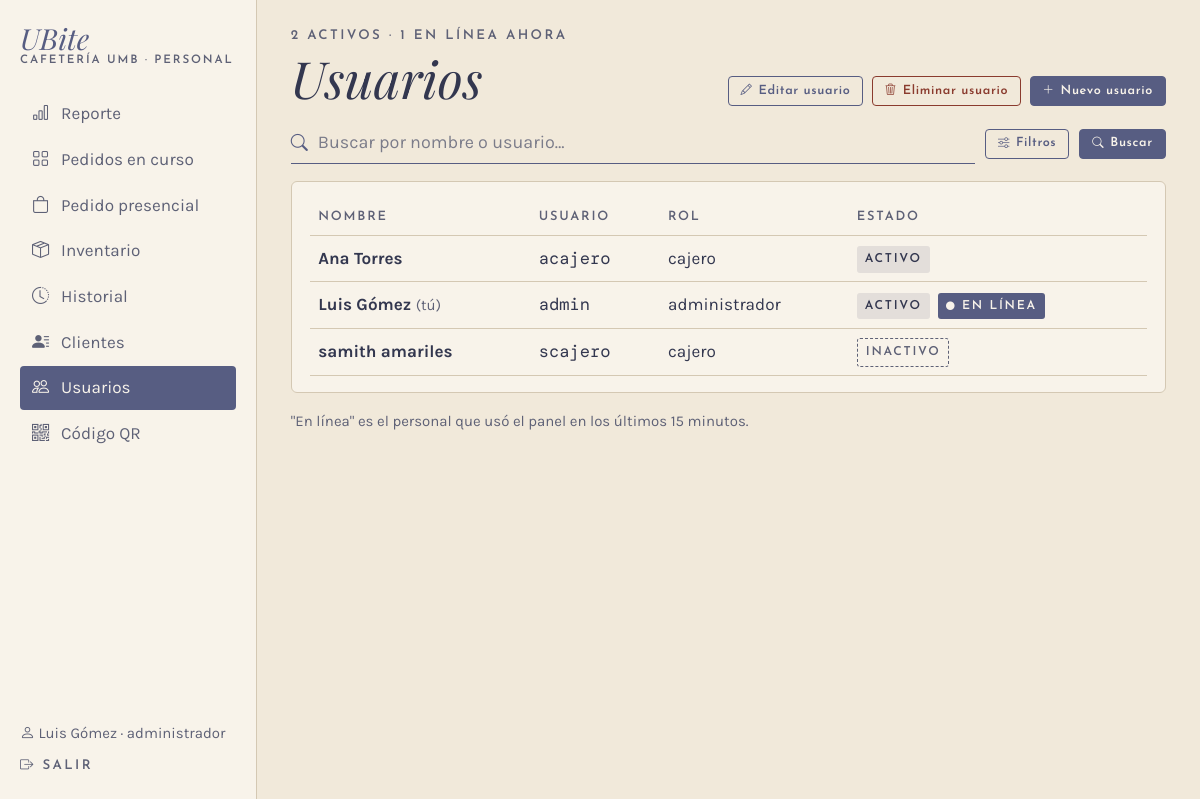
The app's page /admin/usuarios (signed in), older data.
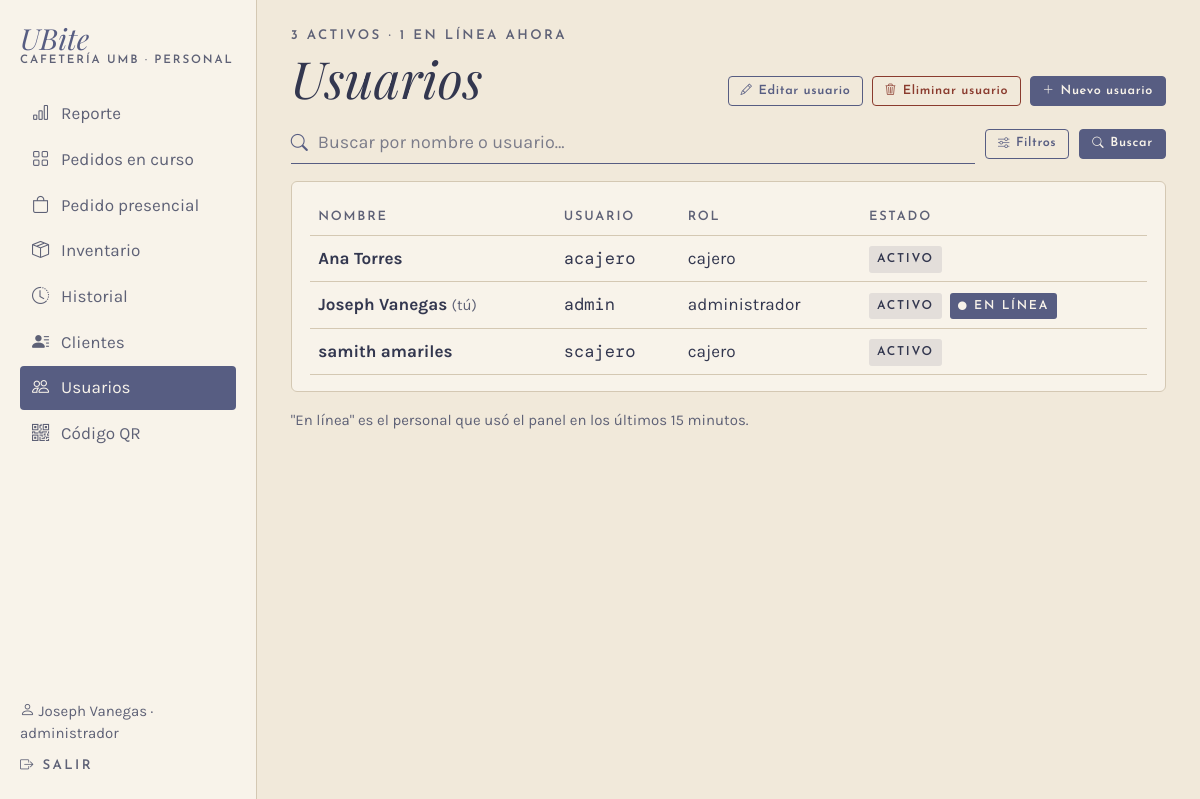
The same page, newer data.
### app/models.py (models this page shows, shortened)
class Usuario(UserMixin, db.Model):
    __tablename__ = "usuario"
    __table_args__ = (
        db.CheckConstraint("rol IN ('cajero', 'administrador')", name="ck_usuario_rol"),
    )
    id_usuario = db.Column(db.Integer, primary_key=True, autoincrement=True)
    nombre = db.Column(db.Text, nullable=False)
    rol = db.Column(db.Text, nullable=False)
    username = db.Column(db.Text, nullable=False, unique=True)
    password_hash = db.Column(db.Text, nullable=False)
    activo = db.Column(db.Boolean, nullable=False, default=True)
    @property
    def is_active(self):
        return bool(self.activo)

### app/routes/admin.py (the view)
@bp.route("/usuarios")
@rol_requerido("administrador")
def usuarios():
    filtros = {"buscar": request.args.get("buscar", "")[:40], "rol": request.args.get("rol", ""),
               "estado": request.args.get("estado", "")}
    todos = gestion.usuarios()
    lista = gestion.usuarios(**filtros) if any(filtros.values()) else todos
    limite = datetime.now() - timedelta(minutes=15)
    conectados = {i for i, t in en_linea.items() if t >= limite}
    return render_template("admin/usuarios.html", usuarios=lista, todos=todos,
                           conectados=conectados, filtros=filtros)

### app/__init__.py (called while the page is built)
@login_manager.user_loader
def cargar_usuario(id_usuario):
    from .models import Usuario
    u = db.session.get(Usuario, int(id_usuario))
    return u if u is not None and u.activo else None

### app/database.py (called while the page is built)
@event.listens_for(Engine, "begin")
def _iniciar(conexion):
    conexion.exec_driver_sql("BEGIN IMMEDIATE" if _escritura.get() else "BEGIN")

### app/gestion.py (called while the page is built)
def usuarios(buscar="", rol="", estado=""):
    lista = Usuario.query.order_by(Usuario.activo.desc(), Usuario.nombre).all()
    buscar = buscar.strip().lower()
    if buscar:
        lista = [u for u in lista if buscar in u.nombre.lower() or buscar in u.username]
    if rol:
        lista = [u for u in lista if u.rol == rol]
    if estado:
        lista = [u for u in lista if u.activo == (estado == "activo")]
    return lista

### app/routes/__init__.py (called while the page is built)
def rol_requerido(*roles):
    def decorador(vista):
        @wraps(vista)
        @login_required
        def envoltura(*args, **kwargs):
            if current_user.rol not in roles:
                abort(403)
            return vista(*args, **kwargs)
        return envoltura
    return decorador

### app/templates/admin/usuarios.html (shortened to what this page needs)
{% extends "caja/_base.html" %}
{% import "_filtros.html" as f %}
{% set titulo_barra = "Usuarios" %}
{% block panel %}
<div class="d-flex flex-wrap justify-content-between align-items-end gap-3 mb-3">
  <div>
    <p class="etiqueta mb-1">{{ todos|selectattr("activo")|list|length }} activos · {{ conectados|length }} en línea ahora</p>
    <h1 class="titulo display-5 mb-0 d-none d-lg-block">Usuarios</h1>
  </div>
  <div class="d-flex flex-wrap gap-2 acciones-modulo">
    <a class="btn btn-contorno" href="{{ url_for('admin.editar_usuario') }}"><i class="bi bi-pencil"></i> Editar usuario</a>
    <a class="btn btn-peligro" href="{{ url_for('admin.eliminar_usuario') }}"><i class="bi bi-trash3"></i> Eliminar usuario</a>
    <a class="btn btn-ubite" href="{{ url_for('admin.nuevo_usuario') }}"><i class="bi bi-plus-lg"></i> Nuevo usuario</a>
  </div>
</div>
{% set activos = [filtros.rol, filtros.estado]|select|list|length %}
{% if not usuarios %}
<div class="aviso">No hay usuarios que coincidan con la búsqueda.</div>
{% else %}
<div class="tarjeta">
  <table class="table tabla-ubite align-middle mb-0">
    <thead><tr><th>Nombre</th><th>Usuario</th><th>Rol</th><th>Estado</th></tr></thead>
    <tbody>
    {% for u in usuarios %}
    <tr class="{{ 'text-body-secondary' if not u.activo }}">
      <td class="fw-bold">{{ u.nombre }} {% if u.id_usuario == current_user.id_usuario %}<span class="small suave fw-normal">(tú)</span>{% endif %}</td>
      <td class="mono">{{ u.username }}</td>
      <td class="suave">{{ u.rol }}</td>
      <td class="text-nowrap">
        <span class="chip {{ 'chip-punteado' if not u.activo }}">{{ "Activo" if u.activo else "Inactivo" }}</span>
        {% if u.id_usuario in conectados %}<span class="chip chip-oscuro ms-1"><i class="bi bi-circle-fill" style="font-size:.5rem"></i> En línea</span>{% endif %}
      </td>
    </tr>
    {% endfor %}
    </tbody>
  </table>
</div>
{% endif %}
<p class="small suave mt-3">"En línea" es el personal que usó el panel en los últimos 15 minutos.</p>
{% endblock %}

### app/templates/caja/_base.html (shortened to what this page needs)
{% extends "base.html" %}
{% block clase_main %}{{ 'con-lateral' if es_admin }} container-xl py-4 con-barra-inferior{% endblock %}
{% block encabezado %}
{% if es_admin %}
<aside class="lateral d-none d-lg-flex">
  <a class="marca mb-4" href="{{ url_for('admin.reporte') }}"><span class="nombre">UBite</span><span class="sub">Cafetería UMB · Personal</span></a>
  <nav>
    {% for ruta, texto, icono in menu_personal %}
    <a href="{{ url_for(ruta) }}" class="{{ 'activo' if seccion == ruta }}"><i class="bi {{ icono }}"></i>{{ texto }}</a>
    {% endfor %}
  </nav>
  <div class="mt-auto pt-4 small">
    <div class="suave mb-2"><i class="bi bi-person"></i> {{ current_user.nombre }} · {{ current_user.rol }}</div>
    <a href="{{ url_for('auth.salir') }}" class="etiqueta text-decoration-none"><i class="bi bi-box-arrow-right"></i> Salir</a>
  </div>
</aside>
{% endif %}
{% endblock %}
{% block contenido %}
{% block panel %}{% endblock %}
{% endblock %}

Row changes from the older to the newer data that the page shows:
changed Usuario "admin": nombre "Luis Gómez" → "Joseph Vanegas"
changed Usuario "samith amariles": activo "INACTIVO" → "ACTIVO"
Text that changed along with them:
{{ todos|selectattr("activo")|list|length }}: "2" → "3"
